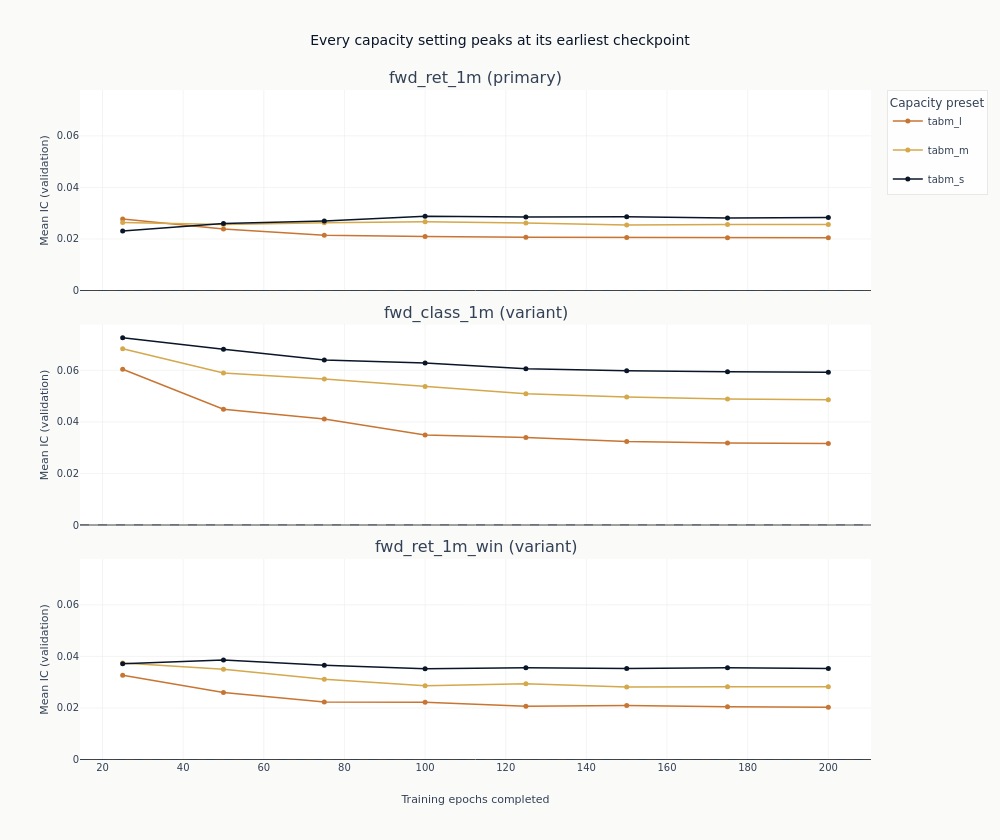

The notebook cell this image was saved under:
### Markdown cell above
### What more training does

Each line traces one configuration's out-of-sample IC as epochs are added to it, inside its own
target's panel. This is the figure the checkpoint dimension exists to produce, and the shape to
read is where each line reaches its highest point.

A line that rises and then flattens has learned what it is going to learn. A line still climbing
at the last checkpoint has not converged at the declared training length, so its final number is
a lower bound rather than a level. A line that peaks early and then falls is the third case, and
it is the one this objective invites: squared error keeps spending later epochs on the firms
whose returns are largest in magnitude, and a rank correlation counts each of those as one
observation among thousands.

### Code cell
curves = catalog.filter("full_coverage").sort("label", "config_name", "checkpoint_value")
capacities = {
    "tabm_s": COLORS["blue"],
    "tabm_m": COLORS["amber"],
    "tabm_l": COLORS["copper"],
}


def capacity_color(name: str) -> str:
    """Return the declared preset's colour, refusing a name the palette does not cover.

    Defaulting would draw an unlisted preset in another one's colour under a legend saying the
    colour is the capacity setting, which is the one thing the figure claims.
    """
    try:
        return capacities[name]
    except KeyError as error:
        raise ValueError(f"{name!r} is not a declared TabM preset: {sorted(capacities)}") from error


# `shared_yaxes` matches axes across columns, so with one column it does nothing and each panel
# would be rescaled to fill itself. Matching every row to the first is what puts the targets on
# one vertical scale, which is what stacking them is for.
fig_curves = make_subplots(
    rows=len(panel_labels),
    cols=1,
    shared_xaxes=True,
    vertical_spacing=0.05,
    subplot_titles=[
        f"{label} ({'primary' if label == primary else 'variant'})" for label in panel_labels
    ],
)
drawn: set[str] = set()
for row, label in enumerate(panel_labels, start=1):
    panel = curves.filter(pl.col("label") == label)
    for config_name in panel.get_column("config_name").unique(maintain_order=True):
        series = panel.filter(pl.col("config_name") == config_name).sort("checkpoint_value")
        fig_curves.add_trace(
            go.Scatter(
                x=series.get_column("checkpoint_value").to_list(),
                y=series.get_column("ic_mean").to_list(),
                mode="lines+markers",
                name=config_name,
                legendgroup=config_name,
                showlegend=config_name not in drawn,
                line=dict(color=capacity_color(config_name), width=1.5),
                marker=dict(size=5),
            ),
            row=row,
            col=1,
        )
        drawn.add(config_name)
    fig_curves.add_hline(
        y=0, line_width=1, line_dash="dash", line_color=COLORS["neutral"], row=row, col=1
    )
    fig_curves.update_yaxes(title_text="Mean IC (validation)", row=row, col=1)
    if row > 1:
        fig_curves.update_yaxes(matches="y", row=row, col=1)
fig_curves.update_xaxes(title_text="Training epochs completed", row=len(panel_labels), col=1)
fig_curves.update_layout(
    title="Every capacity setting peaks at its earliest checkpoint",
    height=280 * len(panel_labels),
    width=1000,
    margin=dict(t=90),
    legend=dict(title_text="Capacity preset"),
)
# Where the lines peak is a fact about the frame, so the alt text counts it rather than asserting
# a shape the next run may not reproduce.
peaks = (
    curves.group_by("label", "config_name")
    .agg(
        peak_checkpoint=pl.col("checkpoint_value").sort_by("ic_mean", descending=True).first(),
        first_checkpoint=pl.col("checkpoint_value").min(),
        last_checkpoint=pl.col("checkpoint_value").max(),
    )
    .with_columns(
        peaks_at_the_start=pl.col("peak_checkpoint") == pl.col("first_checkpoint"),
        peaks_at_the_end=pl.col("peak_checkpoint") == pl.col("last_checkpoint"),
    )
)
peak_text = "; ".join(
    f"{row['label']}: {row['at_start']} of {row['total']} at the first checkpoint and "
    f"{row['at_end']} at the last"
    for row in peaks.group_by("label")
    .agg(
        total=pl.len(),
        at_start=pl.col("peaks_at_the_start").sum(),
        at_end=pl.col("peaks_at_the_end").sum(),
    )
    .sort("label")
    .iter_rows(named=True)
)
show_plotly_with_alt(
    fig_curves,
    "Line charts of mean validation information coefficient against the number of training epochs "
    "completed, one line per capacity preset - dark navy for tabm_s, gold for tabm_m, copper for "
    "tabm_l - with a marker at each declared epoch checkpoint. One panel per label on one shared "
    "pair of axes, each with a dashed zero line. Counted from the frame, the configurations whose "
    f"highest point is their first checkpoint against their last are {peak_text}.",
)

### Figure 1 — Plotly figure (JSON) as saved in the notebook; plotly's stock layout.template omitted (floating-point values rounded to 4 significant figures)
{"data": [{"legendgroup": "tabm_l", "line": {"color": "#C87533", "width": 1.5}, "marker": {"size": 5}, "mode": "lines+markers", "name": "tabm_l", "showlegend": true, "type": "scatter", "x": [25, 50, 75, 100, 125, 150, 175, 200], "xaxis": "x", "y": [0.02778, 0.02382, 0.02148, 0.02091, 0.02065, 0.02058, 0.02048, 0.02045], "yaxis": "y"}, {"legendgroup": "tabm_m", "line": {"color": "#D4A84B", "width": 1.5}, "marker": {"size": 5}, "mode": "lines+markers", "name": "tabm_m", "showlegend": true, "type": "scatter", "x": [25, 50, 75, 100, 125, 150, 175, 200], "xaxis": "x", "y": [0.02637, 0.0256, 0.02633, 0.02669, 0.02622, 0.02541, 0.02558, 0.02561], "yaxis": "y"}, {"legendgroup": "tabm_s", "line": {"color": "#0a1628", "width": 1.5}, "marker": {"size": 5}, "mode": "lines+markers", "name": "tabm_s", "showlegend": true, "type": "scatter", "x": [25, 50, 75, 100, 125, 150, 175, 200], "xaxis": "x", "y": [0.02309, 0.02595, 0.02698, 0.02881, 0.02852, 0.02866, 0.02811, 0.02832], "yaxis": "y"}, {"legendgroup": "tabm_l", "line": {"color": "#C87533", "width": 1.5}, "marker": {"size": 5}, "mode": "lines+markers", "name": "tabm_l", "showlegend": false, "type": "scatter", "x": [25, 50, 75, 100, 125, 150, 175, 200], "xaxis": "x2", "y": [0.06042, 0.04489, 0.04113, 0.03492, 0.03397, 0.03235, 0.03184, 0.03163], "yaxis": "y2"}, {"legendgroup": "tabm_m", "line": {"color": "#D4A84B", "width": 1.5}, "marker": {"size": 5}, "mode": "lines+markers", "name": "tabm_m", "showlegend": false, "type": "scatter", "x": [25, 50, 75, 100, 125, 150, 175, 200], "xaxis": "x2", "y": [0.06838, 0.05902, 0.05667, 0.05369, 0.05091, 0.04962, 0.04892, 0.04856], "yaxis": "y2"}, {"legendgroup": "tabm_s", "line": {"color": "#0a1628", "width": 1.5}, "marker": {"size": 5}, "mode": "lines+markers", "name": "tabm_s", "showlegend": false, "type": "scatter", "x": [25, 50, 75, 100, 125, 150, 175, 200], "xaxis": "x2", "y": [0.07268, 0.06815, 0.06406, 0.06282, 0.0606, 0.05982, 0.05944, 0.05928], "yaxis": "y2"}, {"legendgroup": "tabm_l", "line": {"color": "#C87533", "width": 1.5}, "marker": {"size": 5}, "mode": "lines+markers", "name": "tabm_l", "showlegend": false, "type": "scatter", "x": [25, 50, 75, 100, 125, 150, 175, 200], "xaxis": "x3", "y": [0.03268, 0.02598, 0.02226, 0.02222, 0.02066, 0.02094, 0.02051, 0.02029], "yaxis": "y3"}, {"legendgroup": "tabm_m", "line": {"color": "#D4A84B", "width": 1.5}, "marker": {"size": 5}, "mode": "lines+markers", "name": "tabm_m", "showlegend": false, "type": "scatter", "x": [25, 50, 75, 100, 125, 150, 175, 200], "xaxis": "x3", "y": [0.03741, 0.03506, 0.03111, 0.02862, 0.02937, 0.02817, 0.02819, 0.02827], "yaxis": "y3"}, {"legendgroup": "tabm_s", "line": {"color": "#0a1628", "width": 1.5}, "marker": {"size": 5}, "mode": "lines+markers", "name": "tabm_s", "showlegend": false, "type": "scatter", "x": [25, 50, 75, 100, 125, 150, 175, 200], "xaxis": "x3", "y": [0.03718, 0.0386, 0.03652, 0.03522, 0.03559, 0.03526, 0.03557, 0.03533], "yaxis": "y3"}], "layout": {"annotations": [{"font": {"size": 16}, "showarrow": false, "text": "fwd_ret_1m (primary)", "x": 0.5, "xanchor": "center", "xref": "paper", "y": 1.0, "yanchor": "bottom", "yref": "paper"}, {"font": {"size": 16}, "showarrow": false, "text": "fwd_class_1m (variant)", "x": 0.5, "xanchor": "center", "xref": "paper", "y": 0.65, "yanchor": "bottom", "yref": "paper"}, {"font": {"size": 16}, "showarrow": false, "text": "fwd_ret_1m_win (variant)", "x": 0.5, "xanchor": "center", "xref": "paper", "y": 0.3, "yanchor": "bottom", "yref": "paper"}], "height": 840, "legend": {"title": {"text": "Capacity preset"}}, "margin": {"t": 90}, "shapes": [{"line": {"color": "#334155", "dash": "dash", "width": 1}, "type": "line", "x0": 0, "x1": 1, "xref": "x domain", "y0": 0, "y1": 0, "yref": "y"}, {"line": {"color": "#334155", "dash": "dash", "width": 1}, "type": "line", "x0": 0, "x1": 1, "xref": "x2 domain", "y0": 0, "y1": 0, "yref": "y2"}, {"line": {"color": "#334155", "dash": "dash", "width": 1}, "type": "line", "x0": 0, "x1": 1, "xref": "x3 domain", "y0": 0, "y1": 0, "yref": "y3"}], "title": {"text": "Every capacity setting peaks at its earliest checkpoint"}, "width": 1000, "xaxis": {"anchor": "y", "domain": [0.0, 1.0], "matches": "x3", "showticklabels": false}, "xaxis2": {"anchor": "y2", "domain": [0.0, 1.0], "matches": "x3", "showticklabels": false}, "xaxis3": {"anchor": "y3", "domain": [0.0, 1.0], "title": {"text": "Training epochs completed"}}, "yaxis": {"anchor": "x", "domain": [0.7, 1.0], "title": {"text": "Mean IC (validation)"}}, "yaxis2": {"anchor": "x2", "domain": [0.35, 0.65], "matches": "y", "title": {"text": "Mean IC (validation)"}}, "yaxis3": {"anchor": "x3", "domain": [0.0, 0.3], "matches": "y", "title": {"text": "Mean IC (validation)"}}}}
